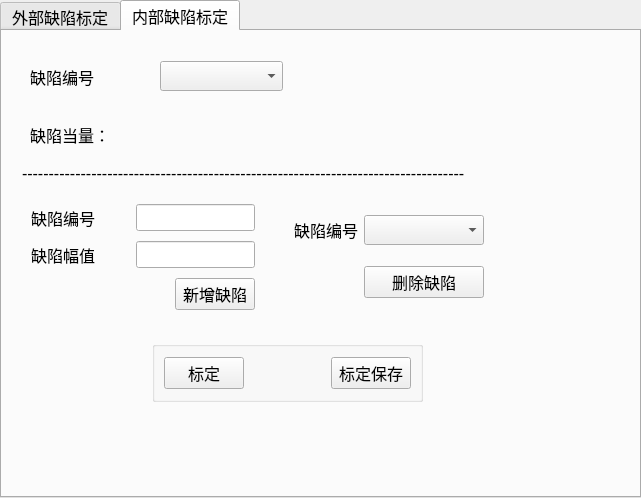
<?xml version="1.0" encoding="UTF-8"?>
<ui version="4.0">
 <class>CalibrateView</class>
 <widget class="QTabWidget" name="CalibrateView">
  <property name="geometry">
   <rect>
    <x>0</x>
    <y>0</y>
    <width>641</width>
    <height>498</height>
   </rect>
  </property>
  <property name="font">
   <font>
    <pointsize>12</pointsize>
   </font>
  </property>
  <property name="windowTitle">
   <string>缺陷标定</string>
  </property>
  <property name="windowIcon">
   <iconset resource="resource.qrc">
    <normaloff>:/source/title.png</normaloff>:/source/title.png</iconset>
  </property>
  <property name="currentIndex">
   <number>1</number>
  </property>
  <widget class="QWidget" name="tab">
   <attribute name="title">
    <string>外部缺陷标定</string>
   </attribute>
   <widget class="QWidget" name="widget_outside" native="true">
    <property name="geometry">
     <rect>
      <x>10</x>
      <y>10</y>
      <width>611</width>
      <height>441</height>
     </rect>
    </property>
    <widget class="QWidget" name="widget_2" native="true">
     <property name="geometry">
      <rect>
       <x>10</x>
       <y>0</y>
       <width>551</width>
       <height>117</height>
      </rect>
     </property>
     <widget class="QWidget" name="widget_9" native="true">
      <property name="geometry">
       <rect>
        <x>9</x>
        <y>9</y>
        <width>231</width>
        <height>47</height>
       </rect>
      </property>
      <layout class="QHBoxLayout" name="horizontalLayout_5">
       <item>
        <widget class="QLabel" name="label_3">
         <property name="text">
          <string>缺陷列表</string>
         </property>
        </widget>
       </item>
       <item>
        <widget class="QComboBox" name="comboBox_outside_list">
         <property name="minimumSize">
          <size>
           <width>120</width>
           <height>30</height>
          </size>
         </property>
         <item>
          <property name="text">
           <string>缺陷1</string>
          </property>
         </item>
         <item>
          <property name="text">
           <string>缺陷2</string>
          </property>
         </item>
         <item>
          <property name="text">
           <string>缺陷3</string>
          </property>
         </item>
        </widget>
       </item>
      </layout>
     </widget>
     <widget class="QWidget" name="widget_10" native="true">
      <property name="geometry">
       <rect>
        <x>9</x>
        <y>62</y>
        <width>181</width>
        <height>46</height>
       </rect>
      </property>
      <layout class="QHBoxLayout" name="horizontalLayout">
       <item>
        <widget class="QLabel" name="label">
         <property name="text">
          <string>缺陷深度：</string>
         </property>
        </widget>
       </item>
       <item>
        <widget class="QLabel" name="label_outside_depth_read">
         <property name="text">
          <string/>
         </property>
        </widget>
       </item>
      </layout>
     </widget>
     <widget class="QWidget" name="widget_11" native="true">
      <property name="geometry">
       <rect>
        <x>370</x>
        <y>62</y>
        <width>171</width>
        <height>46</height>
       </rect>
      </property>
      <layout class="QHBoxLayout" name="horizontalLayout_4">
       <item>
        <widget class="QLabel" name="label_2">
         <property name="text">
          <string>缺陷幅值：</string>
         </property>
        </widget>
       </item>
       <item>
        <widget class="QLabel" name="label_outside_db_read">
         <property name="text">
          <string/>
         </property>
        </widget>
       </item>
      </layout>
     </widget>
     <widget class="QWidget" name="widget_15" native="true">
      <property name="geometry">
       <rect>
        <x>200</x>
        <y>60</y>
        <width>161</width>
        <height>46</height>
       </rect>
      </property>
      <layout class="QHBoxLayout" name="horizontalLayout_10">
       <item>
        <widget class="QLabel" name="label_16">
         <property name="text">
          <string>缺陷宽度：</string>
         </property>
        </widget>
       </item>
       <item>
        <widget class="QLabel" name="label_outside_width_read">
         <property name="text">
          <string/>
         </property>
        </widget>
       </item>
      </layout>
     </widget>
    </widget>
    <widget class="QWidget" name="widget" native="true">
     <property name="geometry">
      <rect>
       <x>10</x>
       <y>130</y>
       <width>541</width>
       <height>201</height>
      </rect>
     </property>
     <layout class="QHBoxLayout" name="horizontalLayout_3">
      <item>
       <widget class="QWidget" name="widget_12" native="true">
        <layout class="QGridLayout" name="gridLayout">
         <item row="1" column="0">
          <widget class="QLabel" name="label_4">
           <property name="text">
            <string>缺陷深度</string>
           </property>
          </widget>
         </item>
         <item row="4" column="0">
          <spacer name="horizontalSpacer_3">
           <property name="orientation">
            <enum>Qt::Horizontal</enum>
           </property>
           <property name="sizeHint" stdset="0">
            <size>
             <width>61</width>
             <height>20</height>
            </size>
           </property>
          </spacer>
         </item>
         <item row="4" column="1">
          <widget class="QPushButton" name="pushButton_outside_add">
           <property name="text">
            <string>新增缺陷</string>
           </property>
          </widget>
         </item>
         <item row="1" column="1">
          <widget class="QLineEdit" name="lineEdit_deep_set">
           <property name="styleSheet">
            <string notr="true"/>
           </property>
          </widget>
         </item>
         <item row="0" column="1">
          <widget class="QLineEdit" name="lineEdit_outside_addnum">
           <property name="styleSheet">
            <string notr="true"/>
           </property>
          </widget>
         </item>
         <item row="0" column="0">
          <widget class="QLabel" name="label_11">
           <property name="text">
            <string>缺陷编号</string>
           </property>
          </widget>
         </item>
         <item row="2" column="0">
          <widget class="QLabel" name="label_5">
           <property name="text">
            <string>缺陷宽度</string>
           </property>
          </widget>
         </item>
         <item row="2" column="1">
          <widget class="QLineEdit" name="lineEdit_width_set">
           <property name="styleSheet">
            <string notr="true"/>
           </property>
          </widget>
         </item>
         <item row="3" column="0">
          <widget class="QLabel" name="label_15">
           <property name="text">
            <string>缺陷幅值</string>
           </property>
          </widget>
         </item>
         <item row="3" column="1">
          <widget class="QLineEdit" name="lineEdit_outside_db_set">
           <property name="styleSheet">
            <string notr="true"/>
           </property>
          </widget>
         </item>
        </layout>
       </widget>
      </item>
      <item>
       <widget class="QWidget" name="widget_4" native="true">
        <layout class="QGridLayout" name="gridLayout_2">
         <item row="0" column="0">
          <widget class="QLabel" name="label_6">
           <property name="text">
            <string>选择删除缺陷编号</string>
           </property>
          </widget>
         </item>
         <item row="0" column="1">
          <widget class="QComboBox" name="comboBox_outside_del">
           <property name="minimumSize">
            <size>
             <width>120</width>
             <height>30</height>
            </size>
           </property>
          </widget>
         </item>
         <item row="1" column="0">
          <spacer name="horizontalSpacer_4">
           <property name="orientation">
            <enum>Qt::Horizontal</enum>
           </property>
           <property name="sizeHint" stdset="0">
            <size>
             <width>125</width>
             <height>20</height>
            </size>
           </property>
          </spacer>
         </item>
         <item row="1" column="1">
          <widget class="QPushButton" name="pushButton_outside_del">
           <property name="text">
            <string>删除缺陷</string>
           </property>
          </widget>
         </item>
        </layout>
       </widget>
      </item>
     </layout>
    </widget>
    <widget class="QLabel" name="label_13">
     <property name="geometry">
      <rect>
       <x>20</x>
       <y>120</y>
       <width>551</width>
       <height>20</height>
      </rect>
     </property>
     <property name="text">
      <string>--------------------------------------------------------------------------------------------</string>
     </property>
    </widget>
    <widget class="QGroupBox" name="groupBox">
     <property name="geometry">
      <rect>
       <x>10</x>
       <y>330</y>
       <width>471</width>
       <height>91</height>
      </rect>
     </property>
     <property name="title">
      <string/>
     </property>
     <layout class="QGridLayout" name="gridLayout_3">
      <item row="0" column="0">
       <widget class="QLabel" name="label_17">
        <property name="text">
         <string>标定结果</string>
        </property>
       </widget>
      </item>
      <item row="0" column="1">
       <widget class="QLineEdit" name="lineEdit_stand_result"/>
      </item>
      <item row="0" column="2">
       <widget class="QPushButton" name="pushButton_outside_stand">
        <property name="text">
         <string>标定</string>
        </property>
       </widget>
      </item>
      <item row="1" column="0">
       <widget class="QLabel" name="label_18">
        <property name="text">
         <string>保存标签</string>
        </property>
       </widget>
      </item>
      <item row="1" column="1">
       <widget class="QLineEdit" name="lineEdit_stand_result_label"/>
      </item>
      <item row="1" column="2">
       <widget class="QPushButton" name="pushButton_outside_stand_save">
        <property name="text">
         <string>标定保存</string>
        </property>
       </widget>
      </item>
     </layout>
    </widget>
   </widget>
  </widget>
  <widget class="QWidget" name="tab_2">
   <attribute name="title">
    <string>内部缺陷标定</string>
   </attribute>
   <widget class="QWidget" name="widget_3" native="true">
    <property name="geometry">
     <rect>
      <x>10</x>
      <y>10</y>
      <width>501</width>
      <height>371</height>
     </rect>
    </property>
    <widget class="QWidget" name="widget_14" native="true">
     <property name="geometry">
      <rect>
       <x>9</x>
       <y>9</y>
       <width>271</width>
       <height>111</height>
      </rect>
     </property>
     <layout class="QVBoxLayout" name="verticalLayout">
      <item>
       <widget class="QWidget" name="widget_5" native="true">
        <layout class="QHBoxLayout" name="horizontalLayout_2">
         <item>
          <widget class="QLabel" name="label_7">
           <property name="text">
            <string>缺陷编号</string>
           </property>
          </widget>
         </item>
         <item>
          <widget class="QComboBox" name="comboBox_inside_list">
           <property name="minimumSize">
            <size>
             <width>120</width>
             <height>30</height>
            </size>
           </property>
          </widget>
         </item>
        </layout>
       </widget>
      </item>
      <item>
       <widget class="QWidget" name="widget_13" native="true">
        <layout class="QHBoxLayout" name="horizontalLayout_7">
         <item>
          <widget class="QLabel" name="label_8">
           <property name="text">
            <string>缺陷当量：</string>
           </property>
          </widget>
         </item>
         <item>
          <widget class="QLabel" name="label_inside_db_read">
           <property name="text">
            <string/>
           </property>
          </widget>
         </item>
        </layout>
       </widget>
      </item>
     </layout>
    </widget>
    <widget class="QLabel" name="label_14">
     <property name="geometry">
      <rect>
       <x>10</x>
       <y>130</y>
       <width>461</width>
       <height>5</height>
      </rect>
     </property>
     <property name="maximumSize">
      <size>
       <width>16777215</width>
       <height>5</height>
      </size>
     </property>
     <property name="text">
      <string>-----------------------------------------------------------------------------------</string>
     </property>
    </widget>
    <widget class="QWidget" name="widget_8" native="true">
     <property name="geometry">
      <rect>
       <x>10</x>
       <y>150</y>
       <width>471</width>
       <height>133</height>
      </rect>
     </property>
     <layout class="QHBoxLayout" name="horizontalLayout_6">
      <item>
       <widget class="QWidget" name="widget_6" native="true">
        <layout class="QGridLayout" name="gridLayout_6">
         <item row="0" column="0" colspan="2">
          <widget class="QLabel" name="label_12">
           <property name="text">
            <string>缺陷编号</string>
           </property>
          </widget>
         </item>
         <item row="0" column="2" colspan="2">
          <widget class="QLineEdit" name="lineEdit_inside_add_num">
           <property name="styleSheet">
            <string notr="true"/>
           </property>
          </widget>
         </item>
         <item row="1" column="0">
          <widget class="QLabel" name="label_9">
           <property name="text">
            <string>缺陷幅值</string>
           </property>
          </widget>
         </item>
         <item row="2" column="3">
          <widget class="QPushButton" name="pushButton_inside_add">
           <property name="text">
            <string>新增缺陷</string>
           </property>
          </widget>
         </item>
         <item row="1" column="2" colspan="2">
          <widget class="QLineEdit" name="lineEdit_inside_write">
           <property name="styleSheet">
            <string notr="true"/>
           </property>
          </widget>
         </item>
         <item row="2" column="0" colspan="2">
          <spacer name="horizontalSpacer_7">
           <property name="orientation">
            <enum>Qt::Horizontal</enum>
           </property>
           <property name="sizeHint" stdset="0">
            <size>
             <width>123</width>
             <height>20</height>
            </size>
           </property>
          </spacer>
         </item>
        </layout>
       </widget>
      </item>
      <item>
       <widget class="QWidget" name="widget_7" native="true">
        <layout class="QGridLayout" name="gridLayout_5">
         <item row="0" column="1">
          <widget class="QComboBox" name="comboBox_inside_del">
           <property name="minimumSize">
            <size>
             <width>120</width>
             <height>30</height>
            </size>
           </property>
          </widget>
         </item>
         <item row="1" column="1">
          <widget class="QPushButton" name="pushButton_inside_del">
           <property name="text">
            <string>删除缺陷</string>
           </property>
          </widget>
         </item>
         <item row="1" column="0">
          <spacer name="horizontalSpacer_8">
           <property name="orientation">
            <enum>Qt::Horizontal</enum>
           </property>
           <property name="sizeHint" stdset="0">
            <size>
             <width>126</width>
             <height>20</height>
            </size>
           </property>
          </spacer>
         </item>
         <item row="0" column="0">
          <widget class="QLabel" name="label_10">
           <property name="text">
            <string>缺陷编号</string>
           </property>
           <property name="alignment">
            <set>Qt::AlignRight|Qt::AlignTrailing|Qt::AlignVCenter</set>
           </property>
          </widget>
         </item>
        </layout>
       </widget>
      </item>
     </layout>
    </widget>
    <widget class="QGroupBox" name="groupBox_2">
     <property name="geometry">
      <rect>
       <x>140</x>
       <y>300</y>
       <width>271</width>
       <height>61</height>
      </rect>
     </property>
     <property name="title">
      <string/>
     </property>
     <layout class="QHBoxLayout" name="horizontalLayout_9">
      <item>
       <widget class="QPushButton" name="pushButton_inside_stand">
        <property name="text">
         <string>标定</string>
        </property>
       </widget>
      </item>
      <item>
       <spacer name="horizontalSpacer_5">
        <property name="orientation">
         <enum>Qt::Horizontal</enum>
        </property>
        <property name="sizeHint" stdset="0">
         <size>
          <width>40</width>
          <height>20</height>
         </size>
        </property>
       </spacer>
      </item>
      <item>
       <widget class="QPushButton" name="pushButton_inside_stand_save">
        <property name="text">
         <string>标定保存</string>
        </property>
       </widget>
      </item>
     </layout>
    </widget>
   </widget>
  </widget>
 </widget>
 <resources>
  <include location="resource.qrc"/>
 </resources>
 <connections/>
</ui>
